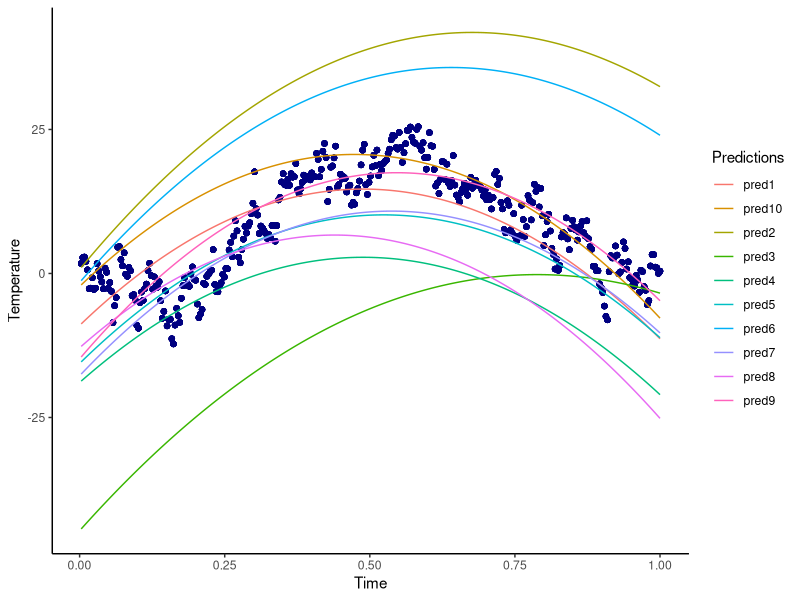
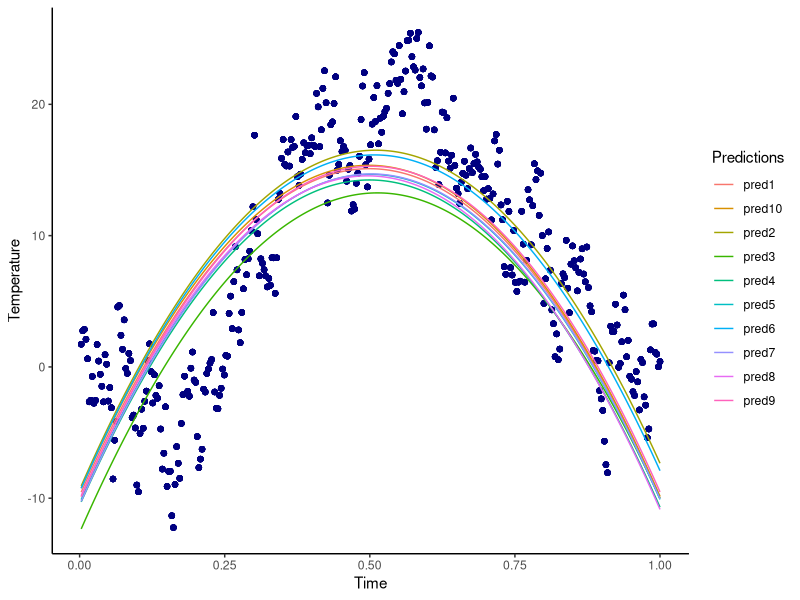
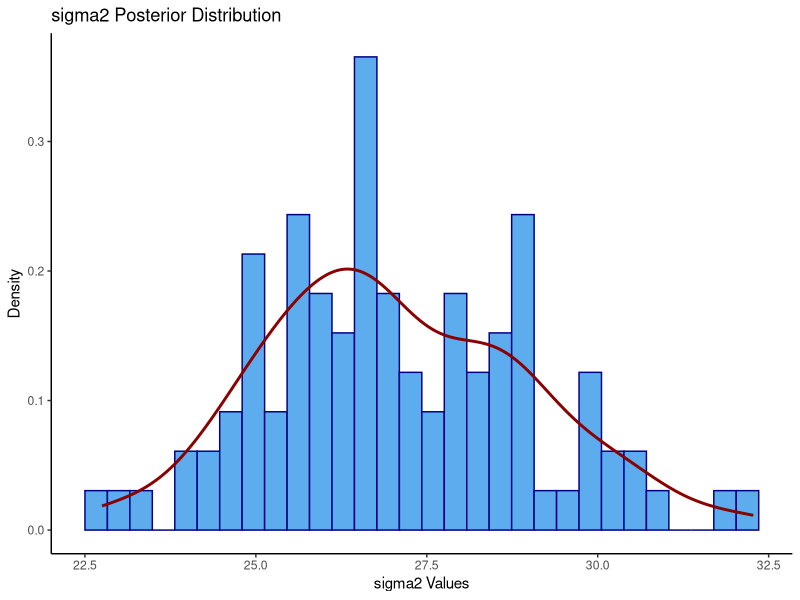
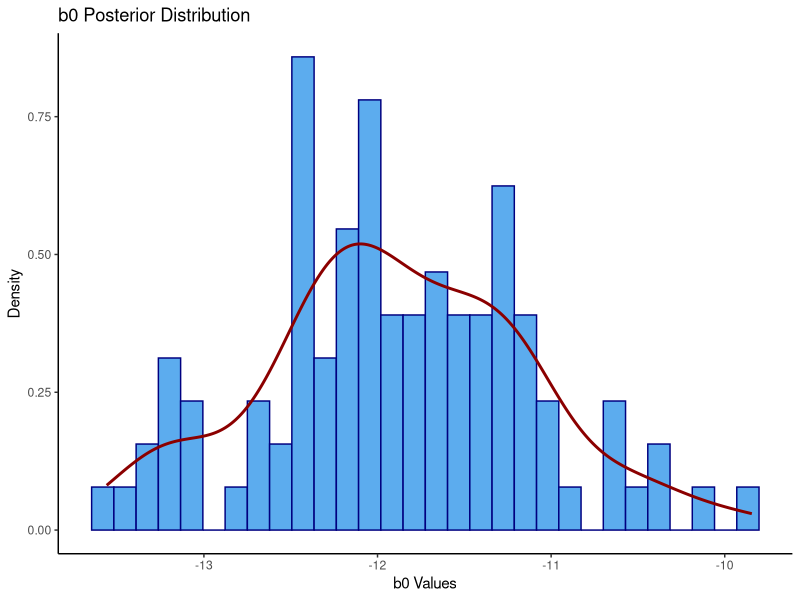
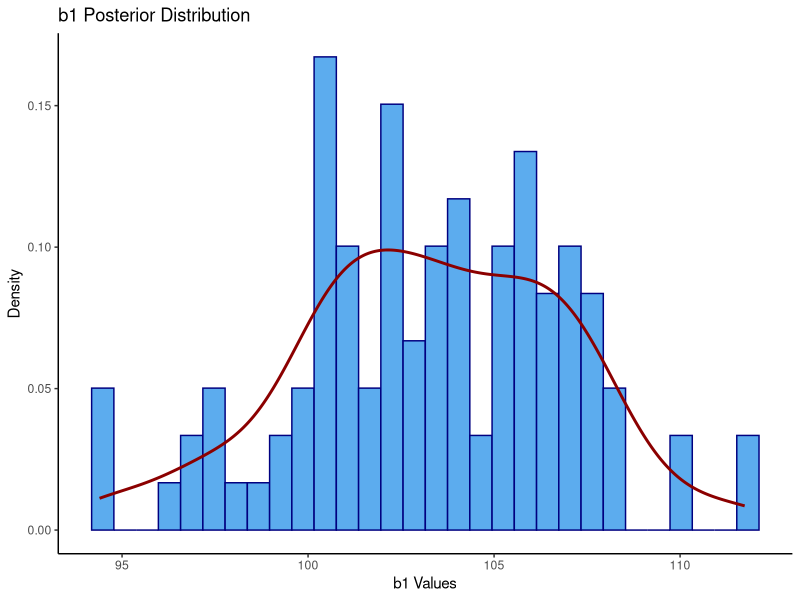
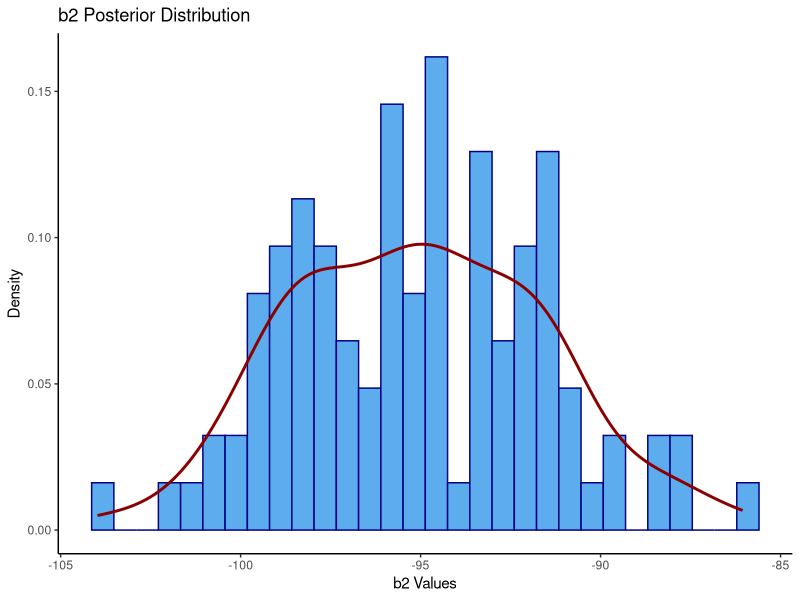
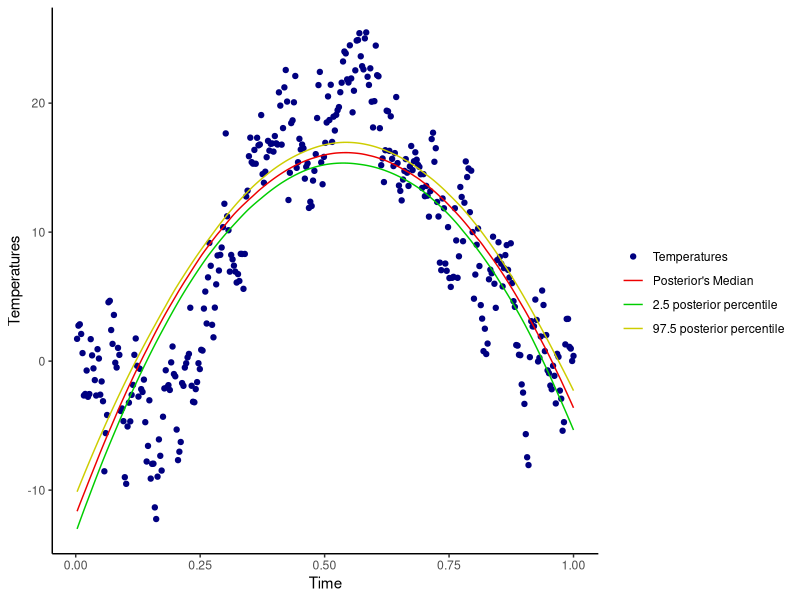
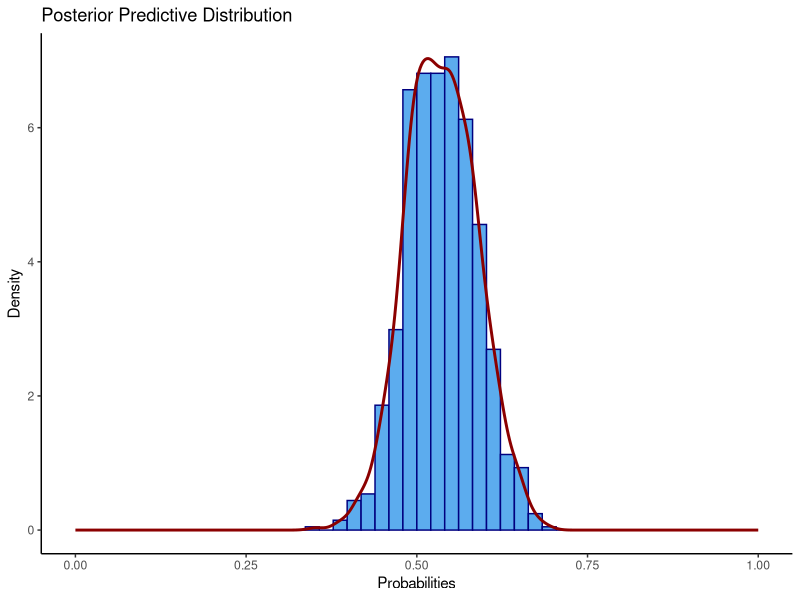

Generate these figures, in order, with R:
## ---- chunk 1
knitr::opts_chunk$set(echo = TRUE)
knitr::opts_chunk$set(tidy.opts = list(width.cutoff = 60), tidy = TRUE)
library(mvtnorm)
library(ggplot2)
library(tidyr)

## ---- chunk 2
#__________________Assignment 1__________________#

#reading data
temperatures <- read.table("TempLambohov.txt",header = TRUE)

## ---- chunk 3
#given parameters
m_0 <- c(-10,100,-100)
omega_0 <- 0.02 * diag(3)
n_0 <- 3
sigma2_0 <- 2

## ---- chunk 4
#Task 1a

set.seed(123456)

#number of draws
N <-10

#matrix to save b0, b1, b2 
b <- matrix(NA,nrow = N, ncol = length(m_0))

#matrix to save the predicted temperatures
pred_temp <- matrix(NA, nrow = N, ncol = nrow(temperatures))

for(i in 1:N){
    
    #Inv-x simulator from lab 1
    sigma2 <- n_0 * sigma2_0 / rchisq(1,n_0)
    
    #generate b0,b1,b2
    b[i,]<-rmvnorm(1,mean = m_0, sigma = sigma2*solve(omega_0))
    
    #quadratic regression model
    pred_temp[i,]<-b[i,1] + b[i,2]*temperatures$time + b[i,3]*(temperatures$time^2) + rnorm(1,0,sigma2)
}

## ---- chunk 5
#preparing data for plot
rownames(pred_temp) <- c("pred1","pred2","pred3","pred4","pred5","pred6","pred7","pred8","pred9","pred10")
pred_temp <- t(pred_temp)

plot_data <- cbind(temperatures,pred_temp)

plot_data <- pivot_longer(plot_data, c(3:12))

## ---- chunk 6
ggplot(plot_data)+
  geom_point(aes(x = time, y = temp), color = "navy") + 
  geom_line(aes(x = time, y = value, color = name)) +
  theme(legend.position="right") +
  guides(color=guide_legend("Predictions")) +
  xlab("Time") +
  ylab("Temperature") +
  theme_classic()

## ---- chunk 7
#modefied parameters
m_0_mod <- c(-10,100,-100)
omega_0_mod <- 0.5 * diag(3) #before 0.2
n_0_mod <- 3
sigma2_0_mod <- 0.2 #before 2

set.seed(123456)

#number of draws
N <-10

#matrix to save b0, b1, b2 
b_mod <- matrix(NA,nrow = N, ncol = length(m_0_mod))

#matrix to save the predicted temperatures
pred_temp_mod <- matrix(NA, nrow = N, ncol = nrow(temperatures))

for(i in 1:N){
    
    #Inv-x simulator from lab 1
    sigma2_mod <- n_0_mod * sigma2_0_mod/ rchisq(1,n_0)
    
    #generate b0,b1,b2
    b_mod[i,]<-rmvnorm(1,mean = m_0_mod, sigma = sigma2_mod*solve(omega_0_mod))
    
    #quadratic regression model
    pred_temp_mod[i,]<-b_mod[i,1] + b_mod[i,2]*temperatures$time + b_mod[i,3]*(temperatures$time^2) + rnorm(1,0,sigma2_mod)
}

#preparing data for plot
rownames(pred_temp_mod) <- c("pred1","pred2","pred3","pred4","pred5","pred6","pred7","pred8","pred9","pred10")

pred_temp_mod<- t(pred_temp_mod)

plot_data_mod <- cbind(temperatures,pred_temp_mod)

plot_data_mod <- pivot_longer(plot_data_mod, c(3:12))

ggplot(plot_data_mod)+
  geom_point(aes(x = time, y = temp), color = "navy") + 
  geom_line(aes(x = time, y = value, color = name)) +
  theme(legend.position="right") +
  guides(color=guide_legend("Predictions")) +
  xlab("Time") +
  ylab("Temperature") +
  theme_classic()

## ---- chunk 8
#Task 1b i

set.seed(123456)

#matrix with the times (1st collum with 1 because of the intercept)
X <- cbind(rep(1,nrow(temperatures)), temperatures$time, temperatures$time^2)
#vector with target values
y <- temperatures$temp
#calculate b hat
b_hat<-solve(t(X)%*%X)%*%t(X)%*%y

#number of samples
N <- 100

#matrix to store the beta values
b <- matrix(0,N,length(m_0)) 
#vector to store sigma2 values
sigma2 <- c()

for (i in 1:N){
  
  #calculate mu_n
  m_n <- solve( t(X) %*% X + omega_0 )%*%(t(X) %*% X %*% b_hat + omega_0 %*% m_0 )
  
  #calculate omega_n
  omega_n <- t(X) %*% X + omega_0
  
  #calculate n_n
  n_n <- n_0 + nrow(temperatures)
  
  #calculate sigma_n
  sigma2_n <- (n_0 * sigma2_0 + (t(y) %*% y + t(m_0) %*% omega_0 %*% m_0 - t(m_n) %*% omega_n %*% m_n))/n_n

  #Inv-x simulator from lab 1
  sigma2[i] <- n_n * sigma2_n / rchisq(1,n_n)
  
  #generate b0,b1,b2
  b[i,] <- rmvnorm(1,mean=m_n,sigma=sigma2[i]*solve(omega_n))
  
}

## ---- chunk 9
#df of sigma2 for plot
plot_df_sigma2 <- data.frame("sigma2" = sigma2)

#histogram of sigma2
ggplot(plot_df_sigma2, aes(x=sigma2)) +
  geom_histogram(bins = 30, color = "navy", fill = "steelblue2", aes(y=..density..)) +
  geom_density(colour = "red4", size = 1) +
  ggtitle("sigma2 Posterior Distribution") +
  xlab("sigma2 Values") +
  ylab("Density") +
  theme_classic()

## ---- chunk 10
#df of betas for plot
plot_df_b <- data.frame("b0" = b[,1], "b1" = b[,2], "b2" = b[,3])

## ---- chunk 11
#histogram of b0
ggplot(plot_df_b, aes(x=b0)) +
  geom_histogram(bins = 30, color = "navy", fill = "steelblue2", aes(y=..density..)) +
  geom_density(colour = "red4", size = 1) +
  ggtitle("b0 Posterior Distribution") +
  xlab("b0 Values") +
  ylab("Density") +
  theme_classic()

## ---- chunk 12
#histogram of b1
ggplot(plot_df_b, aes(x=b1)) +
  geom_histogram(bins = 30, color = "navy", fill = "steelblue2", aes(y=..density..)) +
  geom_density(colour = "red4", size = 1) +
  ggtitle("b1 Posterior Distribution") +
  xlab("b1 Values") +
  ylab("Density") +
  theme_classic()

## ---- chunk 13
#histogram of b2
ggplot(plot_df_b, aes(x=b2)) +
  geom_histogram(bins = 30, color = "navy", fill = "steelblue2", aes(y=..density..)) +
  geom_density(colour = "red4", size = 1) +
  ggtitle("b2 Posterior Distribution") +
  xlab("b2 Values") +
  ylab("Density") +
  theme_classic()

## ---- chunk 14
#Task 1b ii

#matrix to store the predicted values
pred_temp2 <- matrix(NA,nrow(b),nrow(temperatures))

#calculate the predicted values
for (i in 1:nrow(b)){
  pred_temp2[i,]<-b[i,1] + b[i,2]*temperatures$time + b[i,3]*(temperatures$time^2)
}

#calculate posterior's median for every value of time
post_median <- c()
for (i in 1:ncol(pred_temp2)){
  post_median[i] <- median(pred_temp2[,i])
}

#calculate the 2.5 and 97.5 posterior percentiles of f (time) 
intervals <- matrix(NA, nrow = 2, ncol = ncol(pred_temp2))
for(i in 1:ncol(pred_temp2)){
  intervals[,i] <- quantile(pred_temp2[,i], probs = c(0.025,0.975))
}

## ---- chunk 15
#df for plot
plot_df_1b2 <- data.frame("temperatures" = temperatures$temp,
                          "time" = temperatures$time,
                          "interval1" = intervals[1,],
                          "interval2" = intervals[2,],
                          "medians" = post_median)

#scatterplot of the temperatures & curve of the posterior median & curves for the 95% equal tail posterior probability intervals
ggplot(data = plot_df_1b2) +
  geom_point(aes(x = time, y = temperatures, color="navy")) +
  geom_line(aes(x =time, y = medians, color = "red2")) +
  geom_line(aes(x = time, y = interval1, color = "green3")) +
  geom_line(aes(x = time, y = interval2, color = "yellow3")) +
  theme(legend.position="right") +
  scale_color_identity(guide = "legend",
                       name = "",
                       breaks=c("navy", "red2", "green3", "yellow3"),
                       labels = c("Temperatures",
                                "Posterior's Median", 
                                "2.5 posterior percentile",
                                "97.5 posterior percentile")) +
  xlab("Time") +
  ylab("Temperatures") +
  theme_classic()

## ---- chunk 16
#Task 1c

#getting the time with the highest expected temperature by using the above expression
max_temp <- max(-b[,2]/(2*b[,3]))
max_temp

## ---- chunk 17
#__________________Assignment 2__________________#

#reading data
women <- read.table("WomenAtWork.dat",header=TRUE)

## ---- chunk 18
#Task 2a

#given parameteres
tau <- 5

## ---- chunk 19
#the below code snippets from a demo of logistic regression in Lecture 6

#target value
y <- women$Work

#prior inputs
# Select which covariates/features to include
X <- as.matrix(women[2:8])
Xnames <- colnames(X)

Npar <- dim(X)[2]

# Setting up the prior
mu <- as.matrix(rep(0,Npar)) # Prior mean vector
Sigma <- tau^2 * diag(Npar) # Prior covariance matrix

# Functions that returns the log posterior for the logistic and probit regression.
# First input argument of this function must be the parameters we optimize on,
# i.e. the regression coefficients beta.

LogPostLogistic <- function(betas,y,X,mu,Sigma){
  linPred <- X%*%betas
  logLik <- sum( linPred*y - log(1 + exp(linPred)) )
  if (abs(logLik) == Inf) logLik = -20000 # Likelihood is not finite, stear the optimizer away from here!
  logPrior <- dmvnorm(betas, mu, Sigma, log=TRUE)

  return(logLik + logPrior)
}

# Select the initial values for beta
initVal <- matrix(0,Npar,1)

# The argument control is a list of options to the optimizer optim, where fnscale=-1 means that we minimize
# the negative log posterior. Hence, we maximize the log posterior.
OptimRes <- optim(initVal,LogPostLogistic,gr=NULL,y,X,mu,Sigma,method=c("BFGS"),control=list(fnscale=-1),hessian=TRUE)

## ---- chunk 20
names(OptimRes$par) <- Xnames # Naming the coefficient by covariates
approxPostStd <- sqrt(diag(-solve(OptimRes$hessian))) # Computing approximate standard deviations.
names(approxPostStd) <- Xnames # Naming the coefficient by covariates
#print('The posterior mode is:')
#print(OptimRes$par)
#print('The approximate posterior standard deviation is:')
approxPostStd <- sqrt(diag(-solve(OptimRes$hessian)))
#print(approxPostStd)

## ---- chunk 21
invHessian <- data.frame("invhes" = -solve(OptimRes$hessian))
colnames(invHessian) <- c("Constant","HusbandInc","EducYears","ExpYears","Age","NSmallChild","NBigChild")
knitr::kable(invHessian)

## ---- chunk 22
df_post_mode <- data.frame("post_mode" = OptimRes$par)
colnames(df_post_mode) <- c("Value")
rownames(df_post_mode) <- c("Constant","HusbandInc","EducYears","ExpYears","Age","NSmallChild","NBigChild")
knitr::kable(df_post_mode)

## ---- chunk 23
df_approxPostStd <- data.frame("approxPostStd" =sqrt(diag(-solve(OptimRes$hessian))))
colnames(df_approxPostStd) <- c("Value")
rownames(df_approxPostStd) <-c("Constant","HusbandInc","EducYears","ExpYears","Age","NSmallChild","NBigChild")
knitr::kable(df_approxPostStd)

## ---- chunk 24
#draw b
b_draws <- rmvnorm(n = 1000, mean = OptimRes$par, sigma = -solve(OptimRes$hessian))

#calculate quantiles
interval <- quantile(b_draws[,6], c(0.025, 0.975)) 
df_interval <- data.frame("lower_bound" = interval[1], "upper_bound" = interval[2])
colnames(df_interval) <- c("lower bound", "upper bound")
rownames(df_interval) <- c("95% Equal Tail Credible Interval")
knitr::kable(df_interval)

## ---- chunk 25
set.seed(1234567)
women2 <- c(1,20,12,8,43,0,2)

#function that classifies if the women work or not
prediction <- function(N,data,posterior_mode,posterior_covariates){

  #generate betas
  b <- rmvnorm(N, mean= posterior_mode, sigma = posterior_covariates)

  #calculating the the logistic regression model
  res <- exp(data %*% t(b))/(1 + exp(data %*% t(b)))

  return(res)
}

#predictions
pred <- prediction(1000, women2, OptimRes$par, -solve(OptimRes$hessian))

#df for plot
pred_women <- data.frame("pred" = t(pred))

ggplot(pred_women, aes(x=pred)) +
  geom_histogram(bins = 50, color = "navy", fill = "steelblue2", aes(y=..density..)) +
  geom_density(colour = "red4", size = 1) +
  scale_x_continuous(limits = c(0,1)) +
  ggtitle("Posterior Predictive Distribution") +
  xlab("Probabilities") +
  ylab("Density") +
  theme_classic()

## ---- chunk 26
set.seed(1234567)

prediction2 <- function(N,data,posterior_mode,posterior_covariates, nwomen){
  
  #generate betas
  b <- rmvnorm(N, mean= posterior_mode, sigma = posterior_covariates)
  
  #calculating the the logistic regression model 
  pred <- exp(data %*% t(b))/(1 + exp(data %*% t(b)))
  
  #vector to store results 
  res <- c()
  
  for (i in 1:nwomen){
    #binomial distribution 
    res[i] <- sum(rbinom(n = 7,size = 1,prob = pred))
  }
  
  return(res)
}

#predictions
pred2 <- prediction2(1000, women2, OptimRes$par, -solve(OptimRes$hessian), 11)

# pred_women2 <- data.frame("pred" = pred2)
# 
# ggplot(pred_women2 , aes(x=pred)) +
#   geom_histogram(color = "navy", fill = "steelblue2") +
#   ggtitle("Posterior Predictive Distribution For The Number Of Women") +
#   xlab("Number Of Women") +
#   ylab("Density") +
#   theme_classic()

hist(pred2, col = "steelblue2", main = "Posterior Predictive Distribution For The Number Of Women", xlab = "Number Of Women", ylab = "Density",probability = TRUE)
